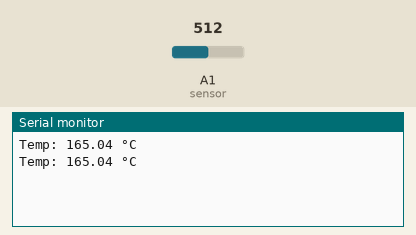
The sketch below on a simulated Arduino Zero (SAMD21). On the bench: the last lines printed to the serial monitor. Inputs (shaded band) come from the test bench; at power-on: A1 (sensor) = 512 (analog values on the 0–1023 scale).

Above: at 1.8 s.
1.9 s: A1 (sensor) set to 716
At 2.8 s:
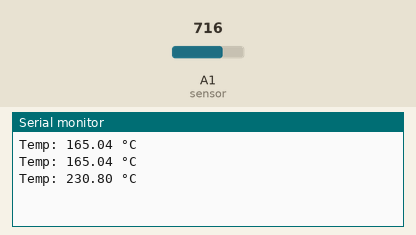
3.4 s: A1 (sensor) set to 900
At 4.8 s:
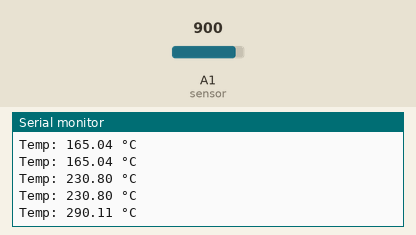
Timing chart, 0 to 6.4 s (numbered marks = the images above; inputs shaded):
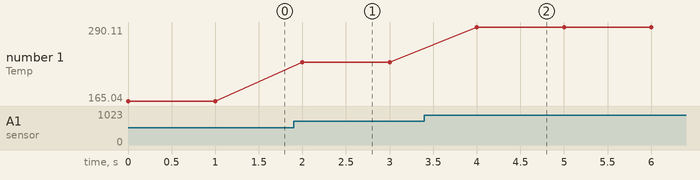

The sketch:

LM35_example_2.ino
```cpp
void setup() {
  Serial.begin(9600);
  analogReadResolution(12);  //Set the resolution of the ADC to 12 bits
}

void loop() {
  int raw = analogRead(A1); //Read sensor output voltage
  float voltage = raw * (3.3 / 4095.0); //Calculate corresponding voltage value
  float temperatureC = voltage * 100.0; //Calculate temperature value (10mV/C)
  Serial.print("Temp: ");
  Serial.print(temperatureC);
  Serial.println(" °C");
  delay(1000);
}
```

Measured:
- after the input at 1.9 s, the serial monitor: prints a new line after 0.10 s (image 1)
- after the input at 3.4 s, the serial monitor: prints a new line after 0.60 s (image 2)
- plotted number 1: 165.04 → 230.8 after the input at 1.9 s, 230.8 → 290.11 after the input at 3.4 s
